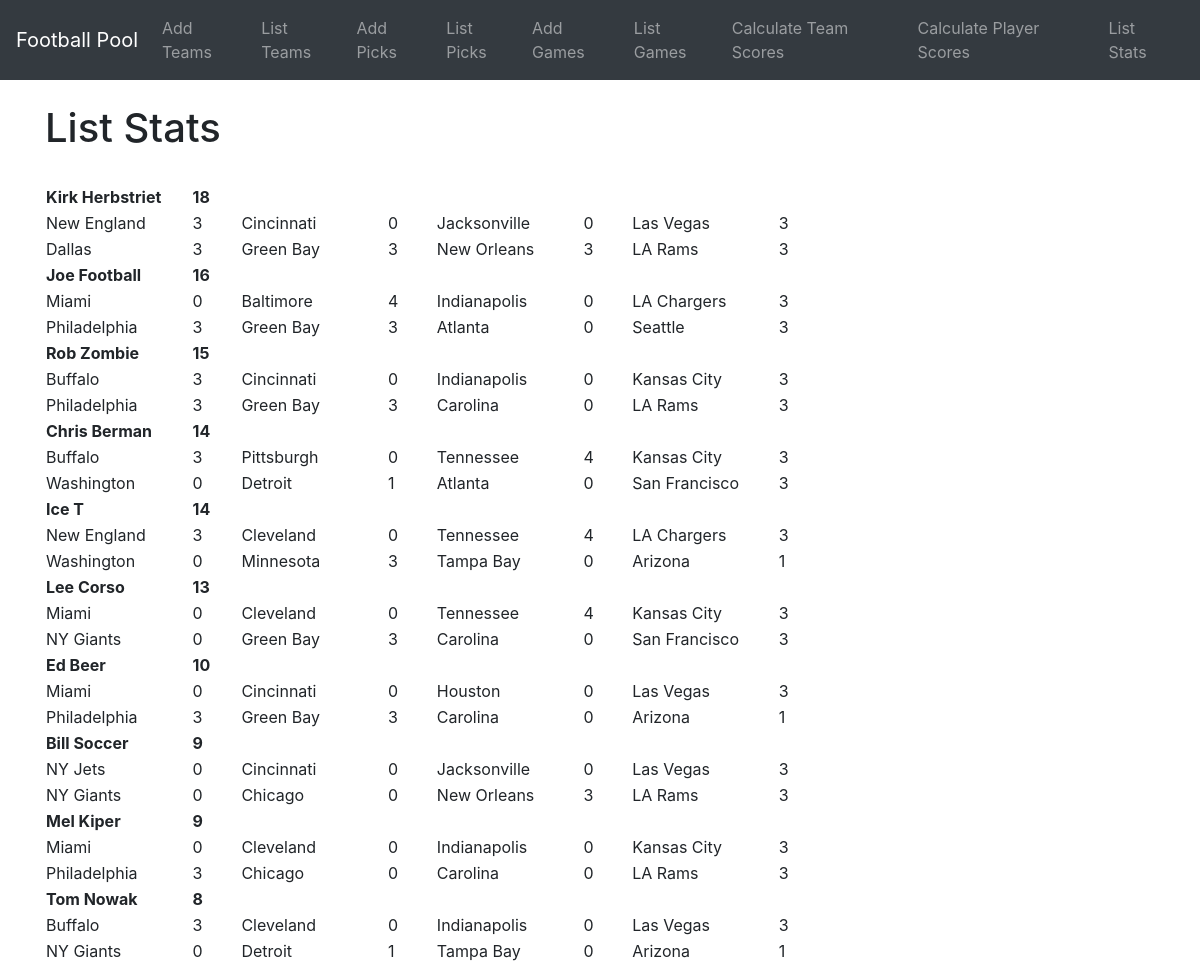
The page /list_stats on the database its author committed.
### testadd/models.py (models this page shows, shortened)
class picks(models.Model):
	name = models.CharField(max_length=100)
	email = models.EmailField(max_length=75)
	afce = models.CharField(max_length=20, default=None)
	afcescore = models.IntegerField(default=0, blank=True, null=True)
	afcn = models.CharField(max_length=20, default=None)
	afcnscore = models.IntegerField(default=0, blank=True, null=True)
	afcs = models.CharField(max_length=20, default=None)
	afcsscore = models.IntegerField(default=0, blank=True, null=True)
	afcw = models.CharField(max_length=20, default=None)
	afcwscore = models.IntegerField(default=0, blank=True, null=True)
	nfce = models.CharField(max_length=20, default=None)
	nfcescore = models.IntegerField(default=0, blank=True, null=True)
	nfcn = models.CharField(max_length=20, default=None)
	nfcnscore = models.IntegerField(default=0, blank=True, null=True)
	nfcs = models.CharField(max_length=20, default=None)
	nfcsscore = models.IntegerField(default=0, blank=True, null=True)
	nfcw = models.CharField(max_length=20, default=None)
	nfcwscore = models.IntegerField(default=0, blank=True, null=True)
	points = models.IntegerField(default=0, blank=True, null=True)
	class Meta:
		constraints = [
		models.UniqueConstraint(fields=['afce', 'afcn', 'afcs', 'afcw', 'nfce', 'nfcn', 'nfcs', 'nfcw'], name='unique_picks')]
		verbose_name_plural = "picks"

### testadd/views.py (the view)
# urls.py: path('list_stats', views.list_stats, name="list_stats"),
def list_stats(request):
	all_picks = picks.objects.order_by('-points','name')
	return render(request, 'list_stats.html', {'all_picks': all_picks})

### testadd/templates/list_stats.html (shortened to what this page needs)
{% extends 'base.html' %}
{% block content %}
<h1>List Stats</h1>
<br/>
<table>
  	{% if all_picks %}
		{% for records in all_picks %}
        <tr>
          <td><b>{{ records.name }}</td>
          <td><b>{{ records.points }}</td>
        </tr>
        <tr>
          <td width="15%">{{ records.afce }}</td>
          <td width="5%">{{ records.afcescore }}</td>
          <td width="15%">{{ records.afcn }}</td>
          <td width="5%">{{ records.afcnscore }}</td>
          <td width="15%">{{ records.afcs }}</td>
          <td width="5%">{{ records.afcsscore }}</td>
          <td width="15%">{{ records.afcw }}</td>
          <td width="5%">{{ records.afcwscore }}</td>
        </tr>
        <tr>
          <td width="15%">{{ records.nfce }}</td>
          <td width="5%">{{ records.nfcescore }}</td>
          <td width="15%">{{ records.nfcn }}</td>
          <td width="5%">{{ records.nfcnscore }}</td>
          <td width="15%">{{ records.nfcs }}</td>
          <td width="5%">{{ records.nfcsscore }}</td>
          <td width="15%">{{ records.nfcw }}</td>
          <td width="5%">{{ records.nfcwscore }}</td>
        </tr>
		{% endfor %}
	{% endif %}
</table>
{% endblock %}

### testadd/templates/base.html (shortened to what this page needs)
{% load static %}
<!doctype html>
<html lang="en">
  <head>
    <link rel="stylesheet" href="https://stackpath.bootstrapcdn.com/bootstrap/4.5.0/css/bootstrap.min.css">
    <link rel="stylesheet" href="{% static 'css/my_style.css' %}">
  </head>
  <body>
  	<nav class="navbar navbar-expand-lg navbar-dark bg-dark">
  <a class="navbar-brand" href="{% url 'home' %}">Football Pool</a>
  <div class="collapse navbar-collapse" id="navbarSupportedContent">
    <ul class="navbar-nav mr-auto">
      <li class="nav-item">
        <a class="nav-link" href="{% url 'add_teams' %}">Add Teams</a>
      </li>
      <li class="nav-item">
        <a class="nav-link" href="{% url 'list_teams' %}">List Teams</a>
      </li>
      <li class="nav-item">
        <a class="nav-link" href="{% url 'add_picks' %}">Add Picks</a>
      </li>
      <li class="nav-item">
        <a class="nav-link" href="{% url 'list_picks' %}">List Picks</a>
      </li>
      <li class="nav-item">
        <a class="nav-link" href="{% url 'add_games' %}">Add Games</a>
      </li>
      <li class="nav-item">
        <a class="nav-link" href="{% url 'list_games' %}">List Games</a>
      </li>
      <li class="nav-item">
        <a class="nav-link" href="{% url 'calculate_team' %}">Calculate Team Scores</a>
      </li>
      <li class="nav-item">
        <a class="nav-link" href="{% url 'calculate' %}">Calculate Player Scores </a>
      </li>
      <li class="nav-item">
        <a class="nav-link" href="{% url 'list_stats' %}">List Stats</a>
      </li>
    </ul>
  </div>
</nav>
	<br/>
	<div class="container">
    	{% block content %}
		{% endblock %}
	</div>
  </body>
</html>

### rows shown on the page
picks: name "Kirk Herbstriet", points "18", afce "New England", afcescore "3", afcn "Cincinnati", afcnscore "0", afcs "Jacksonville", afcsscore "0", afcw "Las Vegas", afcwscore "3", nfce "Dallas", nfcescore "3", nfcn "Green Bay", nfcnscore "3", nfcs "New Orleans", nfcsscore "3", nfcw "LA Rams", nfcwscore "3"
picks: name "Joe Football", points "16", afce "Miami", afcescore "0", afcn "Baltimore", afcnscore "4", afcs "Indianapolis", afcsscore "0", afcw "LA Chargers", afcwscore "3", nfce "Philadelphia", nfcescore "3", nfcn "Green Bay", nfcnscore "3", nfcs "Atlanta", nfcsscore "0", nfcw "Seattle", nfcwscore "3"
picks: name "Rob Zombie", points "15", afce "Buffalo", afcescore "3", afcn "Cincinnati", afcnscore "0", afcs "Indianapolis", afcsscore "0", afcw "Kansas City", afcwscore "3", nfce "Philadelphia", nfcescore "3", nfcn "Green Bay", nfcnscore "3", nfcs "Carolina", nfcsscore "0", nfcw "LA Rams", nfcwscore "3"
picks: name "Chris Berman", points "14", afce "Buffalo", afcescore "3", afcn "Pittsburgh", afcnscore "0", afcs "Tennessee", afcsscore "4", afcw "Kansas City", afcwscore "3", nfce "Washington", nfcescore "0", nfcn "Detroit", nfcnscore "1", nfcs "Atlanta", nfcsscore "0", nfcw "San Francisco", nfcwscore "3"
picks: name "Ice T", points "14", afce "New England", afcescore "3", afcn "Cleveland", afcnscore "0", afcs "Tennessee", afcsscore "4", afcw "LA Chargers", afcwscore "3", nfce "Washington", nfcescore "0", nfcn "Minnesota", nfcnscore "3", nfcs "Tampa Bay", nfcsscore "0", nfcw "Arizona", nfcwscore "1"
picks: name "Lee Corso", points "13", afce "Miami", afcescore "0", afcn "Cleveland", afcnscore "0", afcs "Tennessee", afcsscore "4", afcw "Kansas City", afcwscore "3", nfce "NY Giants", nfcescore "0", nfcn "Green Bay", nfcnscore "3", nfcs "Carolina", nfcsscore "0", nfcw "San Francisco", nfcwscore "3"
picks: name "Ed Beer", points "10", afce "Miami", afcescore "0", afcn "Cincinnati", afcnscore "0", afcs "Houston", afcsscore "0", afcw "Las Vegas", afcwscore "3", nfce "Philadelphia", nfcescore "3", nfcn "Green Bay", nfcnscore "3", nfcs "Carolina", nfcsscore "0", nfcw "Arizona", nfcwscore "1"
picks: name "Bill Soccer", points "9", afce "NY Jets", afcescore "0", afcn "Cincinnati", afcnscore "0", afcs "Jacksonville", afcsscore "0", afcw "Las Vegas", afcwscore "3", nfce "NY Giants", nfcescore "0", nfcn "Chicago", nfcnscore "0", nfcs "New Orleans", nfcsscore "3", nfcw "LA Rams", nfcwscore "3"
picks: name "Mel Kiper", points "9", afce "Miami", afcescore "0", afcn "Cleveland", afcnscore "0", afcs "Indianapolis", afcsscore "0", afcw "Kansas City", afcwscore "3", nfce "Philadelphia", nfcescore "3", nfcn "Chicago", nfcnscore "0", nfcs "Carolina", nfcsscore "0", nfcw "LA Rams", nfcwscore "3"
picks: name "Tom Nowak", points "8", afce "Buffalo", afcescore "3", afcn "Cleveland", afcnscore "0", afcs "Indianapolis", afcsscore "0", afcw "Las Vegas", afcwscore "3", nfce "NY Giants", nfcescore "0", nfcn "Detroit", nfcnscore "1", nfcs "Tampa Bay", nfcsscore "0", nfcw "Arizona", nfcwscore "1"
